Frame 1 (no input): blank canvas, image omitted
Frame 60 (no input): blank canvas, image omitted
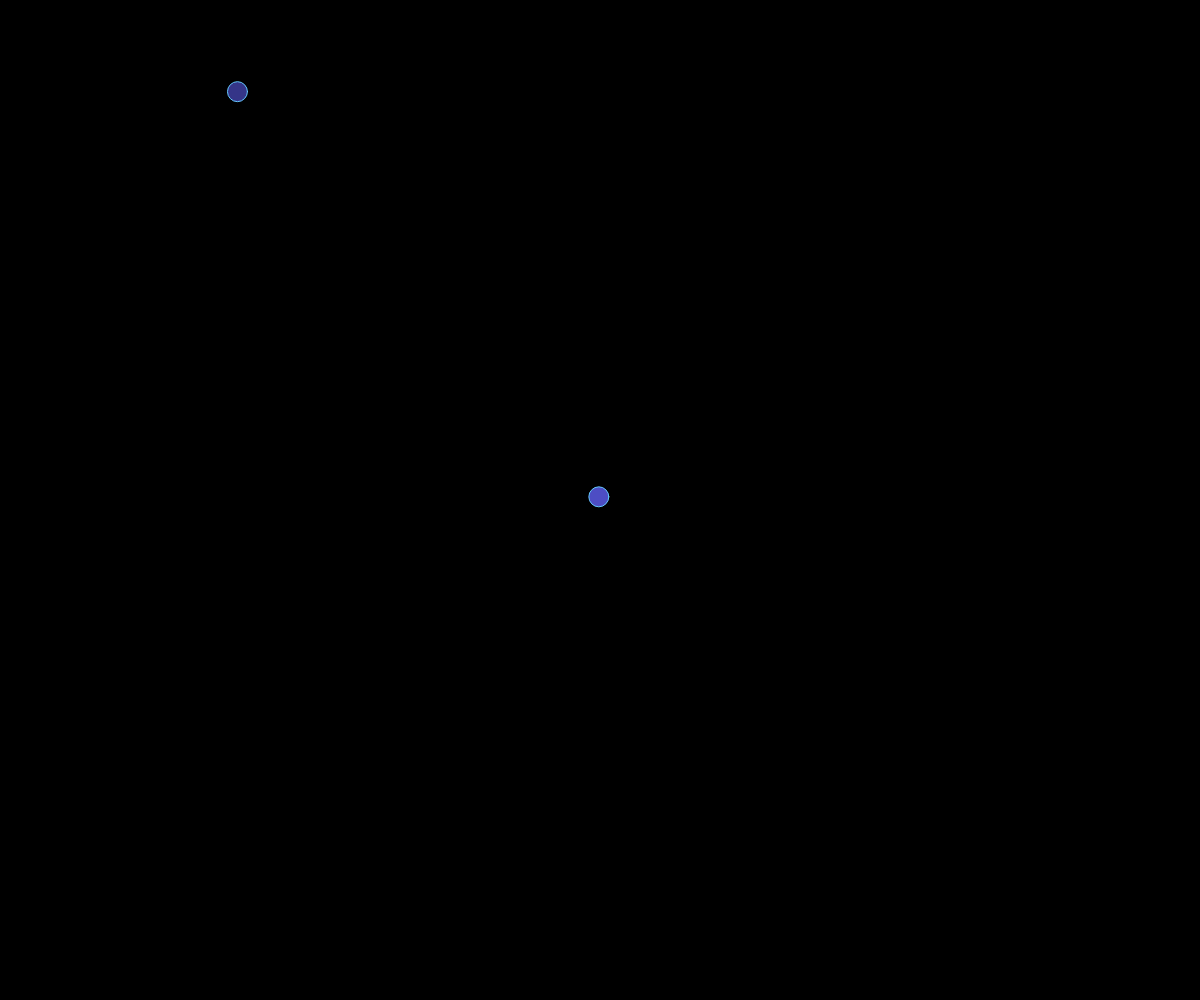
Frame 120 (the mouse pressed at the canvas centre since frame 60)

The p5.js sketch whose frames 1 and 60 were blank and that drew this single picture after the mouse press (run headless with seeded random() and noise() and a simulated clock; from frame 60 on, the mouse is pressed at the canvas centre):

// p5.js sketch
// ── sketch.js


bubbles = [];

function mousePressed(){
  bubbles.push(new Bubble(mouseX,mouseY));
  
  for(var i=0;i<bubbles.length;i++){
    var d = dist(bubbles[i].x,bubbles[i].y,mouseX,mouseY);
    var r = bubbles[i].diameter/2;
    if(d<r){
      bubbles[i].clicked();
    }
  }
  
}

function mouseDragged(){
  bubbles.push(new Bubble(mouseX,mouseY));

}

function keyPressed(){
  bubbles.splice(0,1)
}

function setup() {
  createCanvas(windowWidth, windowHeight);
  
  for(var i=0;i<1;i++){
    bubbles[i] = new Bubble(random(50,300),random(50,300));
  }
}

function draw() {
  background(0);
  
  for(var i=0;i<bubbles.length;i++){
    bubbles[i].display();
    bubbles[i].update();
    
    if(bubbles[i].death()){
      bubbles.splice(i,1);
    }
  }
  
  // if(bubbles.length>30){
  //   bubbles.splice(0,1);
  // }
  
}
// ── bubble.js
function Bubble(x,y){
  this.x = x;
  this.y = y;
  this.diameter = 20;
  this.lifespan = 255;
  
  
  this.display = function(){
    stroke(100, 200, 255);
    fill(100,100,255,this.lifespan);
    ellipse(this.x,this.y,this.diameter,this.diameter);
  }
  
  this.update = function(){
    this.x = this.x + random(-2,2);
    this.y = this.y + random(-2,2);
    this.lifespan--;
  }
  
  this.clicked = function(){
    fill(255);
  }
  
  this.death = function(){
    
    if(this.x>width || this.x<0){
      
      return true;
      
    } else if(this.y>height || this.y<0){
      
      return true;
      
    } else if(this.lifespan==0){
      
      return true;
      
    } else{
      
      return false;
    }
  }
  
}
